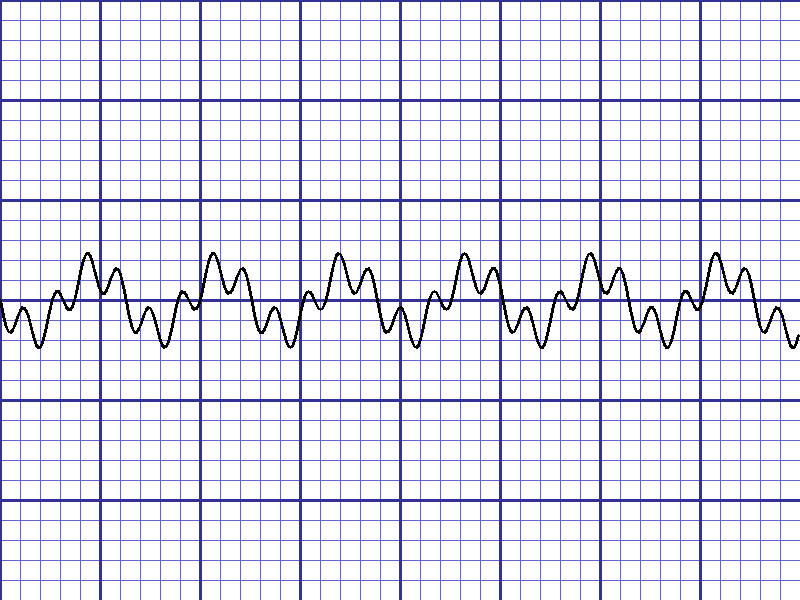
#> input picture functions_python/sample_ecg.png, 800 x 600 px; its folder holds only this picture in this run
$ python test_pipeline.py
#> lines starting #> are read from the running program, lines starting #| are printed output that depends on the picture; after the words box and inside, x2 and y2 are one past the last pixel; in counts of white or black regions, pixels touching at a corner belong together
#> the answer given: sample_ecg.png
### functions_python/digitization_pipeline.py
"""
ECG Image Digitization Pipeline
Core processing modules for converting ECG images to time-series data

This can be deployed as:
1. Python Cloud Function (using functions-framework)
2. Docker container on Cloud Run
3. Local processing with Firebase Admin SDK
"""

import numpy as np
import cv2
from scipy import signal
from scipy.ndimage import gaussian_filter1d
from typing import Dict, List, Tuple, Optional
import json
from grid_detection import GridDetector
from segmented_processing import SegmentedProcessor
from line_visualization import LineVisualizer


class ECGDigitizer:
    """Main class for ECG image digitization"""

    def __init__(self, use_segmented_processing: bool = True,
                 enable_visualization: bool = False):
        self.lead_names = ['I', 'II', 'III', 'aVR', 'aVL', 'aVF', 'V1', 'V2', 'V3', 'V4', 'V5', 'V6']
        self.sampling_rate = 500  # Hz
        self.grid_spacing_mm = 1.0  # mm per small square
        self.voltage_scale = 0.1  # mV per mm (standard ECG)
        self.time_scale = 0.04  # seconds per mm (25 mm/s standard)

        # Initialize new modules
        self.grid_detector = GridDetector(max_polynomial_degree=3)
        self.segmented_processor = SegmentedProcessor(overlap_ratio=0.2) if use_segmented_processing else None
        self.visualizer = LineVisualizer() if enable_visualization else None
        self.use_segmented = use_segmented_processing

    def process_image(self, image_path: str) -> Dict:
        """
        Main processing pipeline

        Args:
            image_path: Path to ECG image file

        Returns:
            Dictionary containing extracted time-series data and metadata
        """
        # Step 1: Load and preprocess image
        image = self.load_image(image_path)
        preprocessed = self.preprocess_image(image)

        # Step 2: Detect grid and calibrate (using enhanced grid detection)
        grid_info = self.detect_grid(preprocessed)
        self.last_grid_info = grid_info  # Store for quality assessment

        # Visualize if enabled
        if self.visualizer:
            self.visualizer.visualize_grid_lines(image, grid_info,
                                                filename=f"grid_{image_path.split('/')[-1]}")

        calibration = self.calibrate_scales(grid_info)

        # Step 3: Detect and extract leads
        lead_regions = self.detect_leads(preprocessed, grid_info)

        # Step 4: Extract signals from each lead
        signals = {}
        for lead_name, region in lead_regions.items():
            signal_data = self.extract_signal(region, calibration)
            signals[lead_name] = signal_data

        # Step 5: Post-process signals
        processed_signals = self.post_process_signals(signals)

        # Step 6: Calculate quality metrics
        quality = self.calculate_quality_metrics(processed_signals)

        return {
            'leads': processed_signals,
            'metadata': {
                'sampling_rate': self.sampling_rate,
                'calibration': calibration,
                'quality': quality
            }
        }

    def load_image(self, image_path: str) -> np.ndarray:
        """Load and convert image to grayscale"""
#> called with image_path = 'sample_ecg.png'
        image = cv2.imread(image_path)
#> image is the input picture: shape (600, 800, 3); mean B, G, R 241.6, 228.6, 228.6
        if image is None:
            raise ValueError(f"Could not load image: {image_path}")

        # Convert to grayscale
        if len(image.shape) == 3:
            gray = cv2.cvtColor(image, cv2.COLOR_BGR2GRAY)
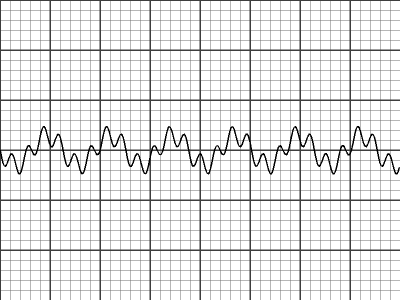
#> gray: shape (600, 800) (shown at 1/2 size); min 0, max 255, mean 230
        else:
            gray = image

        return gray

    def preprocess_image(self, image: np.ndarray) -> np.ndarray:
        """
        Preprocess image: denoise, enhance contrast, correct rotation
        """
        # 1. Denoise
        denoised = cv2.fastNlMeansDenoising(image, None, 10, 7, 21)

        # 2. Enhance contrast using CLAHE
        clahe = cv2.createCLAHE(clipLimit=2.0, tileGridSize=(8, 8))
        enhanced = clahe.apply(denoised)

        # 3. Detect and correct rotation
        rotated = self.correct_rotation(enhanced)

        # 4. Binarize (threshold)
        _, binary = cv2.threshold(rotated, 0, 255, cv2.THRESH_BINARY + cv2.THRESH_OTSU)

        return binary

    def correct_rotation(self, image: np.ndarray) -> np.ndarray:
        """Detect and correct image rotation using Hough line detection"""
        edges = cv2.Canny(image, 50, 150, apertureSize=3)
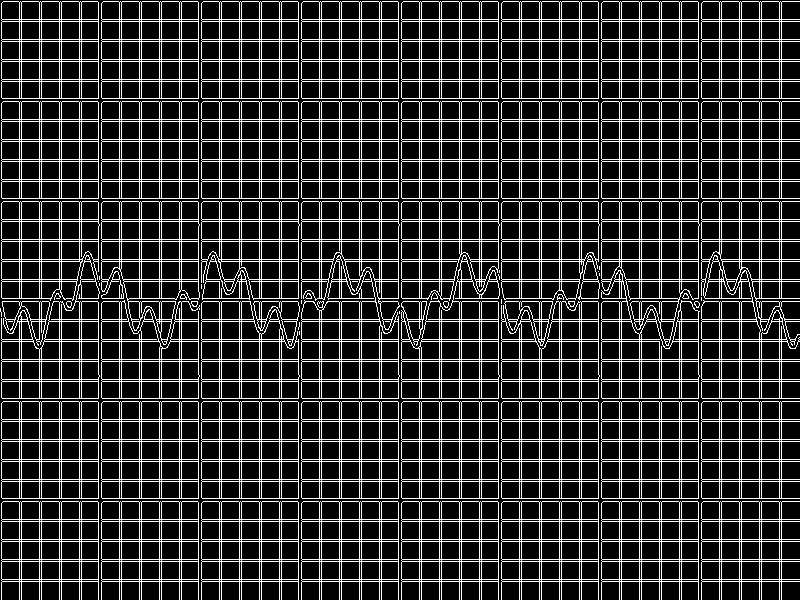
#> edges: shape (600, 800); 18.6% white in thin lines or dots
        lines = cv2.HoughLines(edges, 1, np.pi / 180, 200)
#> lines = 351 rows, first 8: [19, 1.57], [21, 1.57], [39, 1.57], [41, 1.57], [59, 1.57], [61, 1.57], [79, 1.57], [81, 1.57]

        if lines is None:
            return image

        # Calculate dominant angle
        angles = []
        for line in lines[:20]:  # Use top 20 lines
            rho, theta = line[0]
            angle = np.degrees(theta) - 90
            if abs(angle) < 45:  # Only consider small rotations
                angles.append(angle)
#> this loop made 20 passes
#> (line, rho) on passes 1 to 8: ([[19, 1.57]], 19), ([[21, 1.57]], 21), ([[39, 1.57]], 39), ([[41, 1.57]], 41), ([[59, 1.57]], 59), ([[61, 1.57]], 61), ([[79, 1.57]], 79), ([[81, 1.57]], 81)
#> after the loop, angles = [0, 0, 0, 0, 0, 0, 0, 0, 0, 0, 0, 0, 0, 0, 0, 0, 0, 0, 0, 0]

        if not angles:
            return image

        # Use median angle to avoid outliers
        rotation_angle = np.median(angles)
#> rotation_angle = 0

        # Rotate image
        (h, w) = image.shape[:2]
        center = (w // 2, h // 2)
        M = cv2.getRotationMatrix2D(center, rotation_angle, 1.0)
#> M = [[1, 0, 0], [0, 1, 0]]
#> in preprocess_image, `_, binary = cv2.threshold(rotated, 0, 255, cv2.THRESH_BINARY + cv2.THR..`:
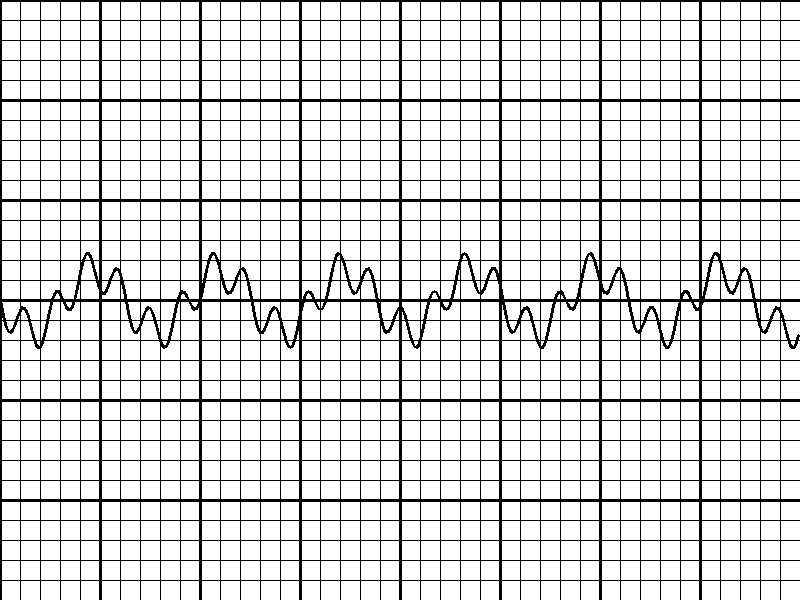
#> binary: shape (600, 800); 85.6% white; 1 black region, box (x1, y1, x2, y2) and area: (0, 0, 800, 600) 69083
        rotated = cv2.warpAffine(image, M, (w, h),
                                 flags=cv2.INTER_CUBIC,
                                 borderMode=cv2.BORDER_REPLICATE)

        return rotated

    def detect_grid(self, image: np.ndarray) -> Dict:
        """
        Detect ECG grid lines using enhanced polynomial grid detection

        Args:
            image: Preprocessed binary image

        Returns:
            Dictionary containing grid information
        """
        if self.use_segmented and self.segmented_processor:
            # Use segmented processing for grid detection
            def process_segment(seg_image, params):
                return self.grid_detector.detect_grid(seg_image)

            # Process in segments and merge
            segment_results = self.segmented_processor.process_segmented(
                image, process_segment
            )

            # Merge grid information from segments
            # For now, use the first segment's result (can be enhanced)
            if segment_results and 'horizontal_lines' in segment_results:
                grid_info = {
                    'horizontal_lines': segment_results.get('horizontal_lines', []),
                    'vertical_lines': segment_results.get('vertical_lines', []),
                    'intersections': segment_results.get('intersections', []),
                    'horizontal_spacing': segment_results.get('horizontal_spacing', 10.0),
                    'vertical_spacing': segment_results.get('vertical_spacing', 10.0),
                    'image_shape': image.shape
                }
            else:
                # Fallback to non-segmented detection
                grid_info = self.grid_detector.detect_grid(image)
        else:
            # Use standard grid detection
            grid_info = self.grid_detector.detect_grid(image)

        return grid_info

    # [268 lines left out: functions calibrate_scales, detect_leads, extract_signal, _extract_signal_standard, post_process_signals, calculate_quality_metrics and 1 more, not called in this run]


# [11 lines that do not run on import are left out]

### functions_python/segmented_processing.py
"""
Segmented Processing Module
Processes images in overlapping segments with different parameters per segment
"""

import numpy as np
from typing import Dict, List, Tuple, Optional, Callable
from dataclasses import dataclass


@dataclass
class Segment:
    """Represents an image segment"""
    x_start: int
    x_end: int
    y_start: int
    y_end: int
    overlap_left: int = 0
    overlap_right: int = 0
    overlap_top: int = 0
    overlap_bottom: int = 0
    parameters: Optional[Dict] = None


class SegmentedProcessor:
    """Process images in overlapping segments"""

    def __init__(self, overlap_ratio: float = 0.2, min_segment_size: int = 100):
        """
        Initialize segmented processor

        Args:
            overlap_ratio: Ratio of segment size to use for overlap (0.0 to 0.5)
            min_segment_size: Minimum segment size in pixels
        """
        self.overlap_ratio = overlap_ratio
        self.min_segment_size = min_segment_size

    def create_segments(self, image_shape: Tuple[int, int],
                       segment_size: Optional[Tuple[int, int]] = None,
                       num_segments: Optional[Tuple[int, int]] = None) -> List[Segment]:
        """
        Create overlapping segments for an image

        Args:
            image_shape: (height, width) of image
            segment_size: (height, width) of each segment (if specified)
            num_segments: (num_rows, num_cols) of segments (if specified)

        Returns:
            List of Segment objects
        """
#> called with image_shape = (600, 800)
        height, width = image_shape

        if segment_size is not None:
            seg_height, seg_width = segment_size
            num_rows = max(1, int(np.ceil(height / seg_height)))
            num_cols = max(1, int(np.ceil(width / seg_width)))
        elif num_segments is not None:
            num_rows, num_cols = num_segments
            seg_height = height // num_rows
            seg_width = width // num_cols
        else:
            # Default: divide into 4 segments
            num_rows = 2
            num_cols = 2
            seg_height = height // num_rows
            seg_width = width // num_cols

        # Ensure minimum segment size
        seg_height = max(self.min_segment_size, seg_height)
        seg_width = max(self.min_segment_size, seg_width)

        # Calculate overlap
        overlap_h = int(seg_height * self.overlap_ratio)
        overlap_w = int(seg_width * self.overlap_ratio)

        segments = []

        for row in range(num_rows):
            for col in range(num_cols):
                # Calculate segment boundaries
                y_start = row * seg_height
                y_end = min((row + 1) * seg_height, height)
                x_start = col * seg_width
                x_end = min((col + 1) * seg_width, width)

                # Calculate overlaps
                overlap_left = overlap_w if col > 0 else 0
                overlap_right = overlap_w if col < num_cols - 1 else 0
                overlap_top = overlap_h if row > 0 else 0
                overlap_bottom = overlap_h if row < num_rows - 1 else 0

                # Adjust boundaries to include overlap
                y_start_adj = max(0, y_start - overlap_top)
                y_end_adj = min(height, y_end + overlap_bottom)
                x_start_adj = max(0, x_start - overlap_left)
                x_end_adj = min(width, x_end + overlap_right)

                segment = Segment(
                    x_start=x_start_adj,
                    x_end=x_end_adj,
                    y_start=y_start_adj,
                    y_end=y_end_adj,
                    overlap_left=overlap_left if col > 0 else 0,
                    overlap_right=overlap_right if col < num_cols - 1 else 0,
                    overlap_top=overlap_top if row > 0 else 0,
                    overlap_bottom=overlap_bottom if row < num_rows - 1 else 0
                )

                segments.append(segment)

        return segments

    def extract_segment(self, image: np.ndarray, segment: Segment) -> np.ndarray:
        """Extract image region for a segment"""
        return image[segment.y_start:segment.y_end, segment.x_start:segment.x_end]

    def process_segmented(self, image: np.ndarray,
                         process_func: Callable[[np.ndarray, Dict], Dict],
                         segment_parameters: Optional[List[Dict]] = None,
                         segment_size: Optional[Tuple[int, int]] = None,
                         num_segments: Optional[Tuple[int, int]] = None) -> Dict:
        """
        Process image in segments and merge results

        Args:
            image: Input image
            process_func: Function to process each segment (image, params) -> result
            segment_parameters: Optional list of parameters for each segment
            segment_size: Size of each segment
            num_segments: Number of segments (rows, cols)

        Returns:
            Merged processing results
        """
        segments = self.create_segments(image.shape, segment_size, num_segments)

        if segment_parameters is None:
            segment_parameters = [{}] * len(segments)
        elif len(segment_parameters) < len(segments):
            # Extend with default parameters
            segment_parameters.extend([{}] * (len(segments) - len(segment_parameters)))

        # Process each segment
        segment_results = []
        for i, segment in enumerate(segments):
            segment_image = self.extract_segment(image, segment)
            params = segment_parameters[i] if i < len(segment_parameters) else {}
            segment.params = params

            result = process_func(segment_image, params)
            result['segment'] = segment
            segment_results.append(result)
#> this loop made 4 passes
#> pass 1, in process_segmented, `segment_image = self.extract_segment(image, segment)`:
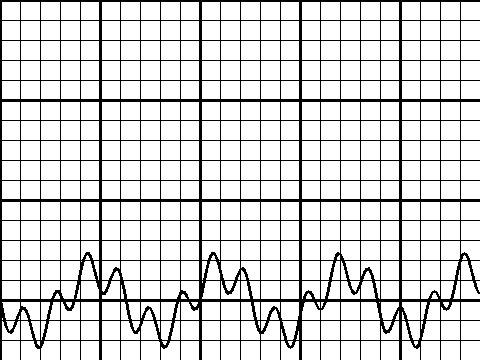
#> segment_image: shape (360, 480); 84.7% white; 1 black region, box (x1, y1, x2, y2) and area: (0, 0, 480, 360) 26378
#> pass 1, in _detect_lines_hough, `edges = cv2.Canny(image, 50, 150, apertureSize=3)`:
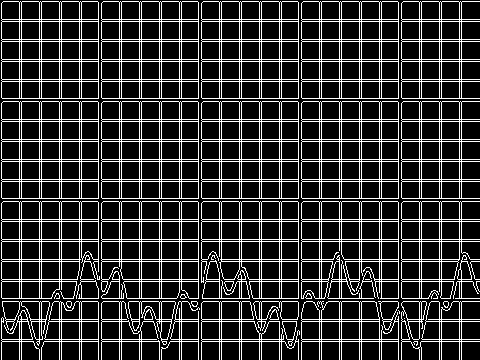
#> edges: shape (360, 480); 18.6% white in thin lines or dots
#> (the rest of the program and of its run is left out)
